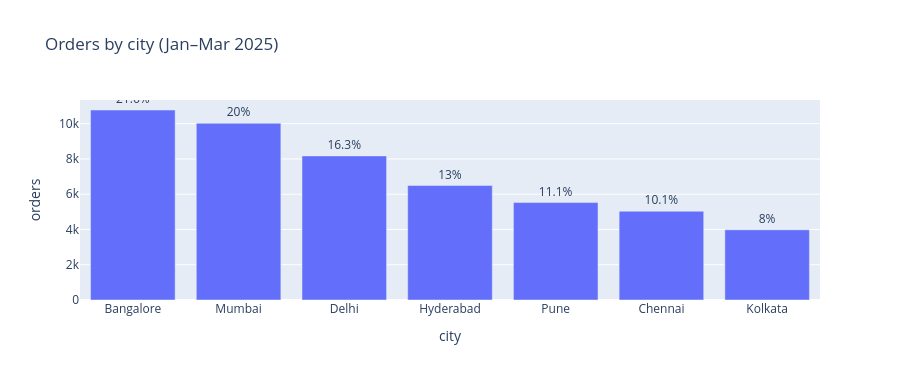

Write notebook code for a chart like this one.
### Markdown cell above
## 2. Where does the volume live?

Before we worry about surge, we need a feel for where orders actually come from — city, cuisine, day, hour.

### Code cell
city_volume = df.city.value_counts().reset_index()
city_volume.columns = ['city', 'orders']
city_volume['share_%'] = (city_volume.orders / city_volume.orders.sum() * 100).round(1)
print(city_volume.to_string(index=False))

fig = px.bar(city_volume, x='city', y='orders', text='share_%',
             title='Orders by city (Jan–Mar 2025)', height=380)
fig.update_traces(texttemplate='%{text}%', textposition='outside')
fig.write_html(FIG_DIR / '01_orders_by_city.html', include_plotlyjs='cdn')
fig.show()

### Figure 1 — Plotly figure (JSON) as saved in the notebook; plotly's stock layout.template omitted (floating-point values rounded to 4 significant figures)
{"data": [{"hovertemplate": "city=%{x}<br>orders=%{y}<br>share_%=%{text}<extra></extra>", "legendgroup": "", "marker": {"color": "#636efa", "pattern": {"shape": ""}}, "name": "", "orientation": "v", "showlegend": false, "text": [21.6, 20.0, 16.3, 13.0, 11.1, 10.1, 8.0], "textposition": "outside", "texttemplate": "%{text}%", "type": "bar", "x": ["Bangalore", "Mumbai", "Delhi", "Hyderabad", "Pune", "Chennai", "Kolkata"], "xaxis": "x", "y": [10776, 10022, 8171, 6493, 5526, 5031, 3981], "yaxis": "y"}], "layout": {"barmode": "relative", "height": 380, "legend": {"tracegroupgap": 0}, "title": {"text": "Orders by city (Jan–Mar 2025)"}, "xaxis": {"anchor": "y", "domain": [0.0, 1.0], "title": {"text": "city"}}, "yaxis": {"anchor": "x", "domain": [0.0, 1.0], "title": {"text": "orders"}}}}
